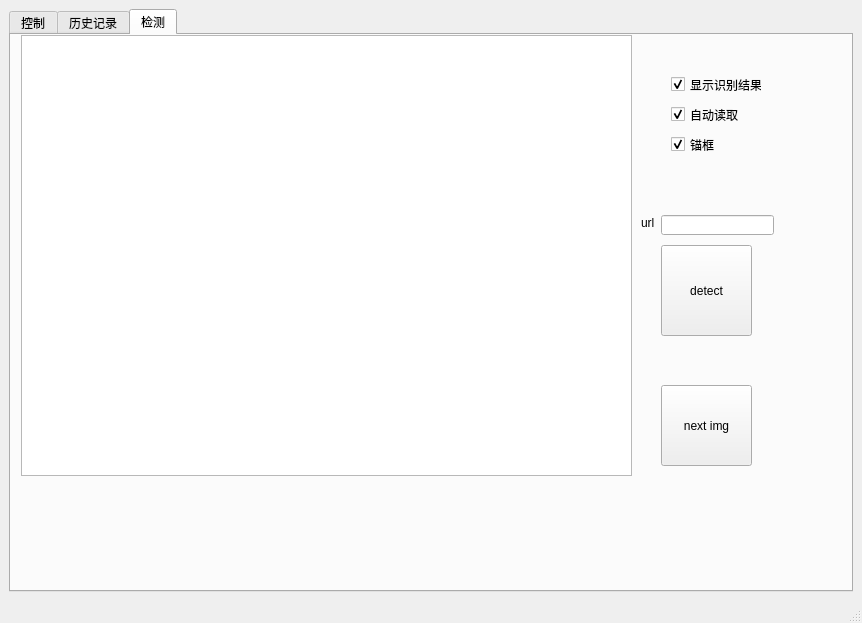
<?xml version="1.0" encoding="UTF-8"?>
<ui version="4.0">
 <class>MainWindow</class>
 <widget class="QMainWindow" name="MainWindow">
  <property name="geometry">
   <rect>
    <x>0</x>
    <y>0</y>
    <width>862</width>
    <height>623</height>
   </rect>
  </property>
  <property name="windowTitle">
   <string>MainWindow</string>
  </property>
  <widget class="QWidget" name="centralwidget">
   <layout class="QHBoxLayout" name="horizontalLayout">
    <item>
     <widget class="QTabWidget" name="tabWidget">
      <property name="currentIndex">
       <number>2</number>
      </property>
      <widget class="QWidget" name="control">
       <attribute name="title">
        <string>控制</string>
       </attribute>
       <widget class="QSlider" name="verticalSlider">
        <property name="geometry">
         <rect>
          <x>650</x>
          <y>130</y>
          <width>31</width>
          <height>301</height>
         </rect>
        </property>
        <property name="orientation">
         <enum>Qt::Vertical</enum>
        </property>
       </widget>
       <widget class="QPushButton" name="pushButton_connect">
        <property name="geometry">
         <rect>
          <x>180</x>
          <y>20</y>
          <width>71</width>
          <height>51</height>
         </rect>
        </property>
        <property name="text">
         <string>connect</string>
        </property>
        <property name="checkable">
         <bool>false</bool>
        </property>
       </widget>
       <widget class="QLabel" name="label_speed">
        <property name="geometry">
         <rect>
          <x>640</x>
          <y>100</y>
          <width>53</width>
          <height>15</height>
         </rect>
        </property>
        <property name="text">
         <string>TextLabel</string>
        </property>
       </widget>
       <widget class="QPushButton" name="pushButton_enable">
        <property name="geometry">
         <rect>
          <x>270</x>
          <y>20</y>
          <width>81</width>
          <height>51</height>
         </rect>
        </property>
        <property name="text">
         <string>Enable</string>
        </property>
        <property name="checkable">
         <bool>false</bool>
        </property>
       </widget>
       <widget class="QPushButton" name="pushButton_right">
        <property name="geometry">
         <rect>
          <x>440</x>
          <y>210</y>
          <width>75</width>
          <height>23</height>
         </rect>
        </property>
        <property name="text">
         <string>right</string>
        </property>
       </widget>
       <widget class="QPushButton" name="pushButton_front">
        <property name="geometry">
         <rect>
          <x>340</x>
          <y>160</y>
          <width>75</width>
          <height>23</height>
         </rect>
        </property>
        <property name="text">
         <string>front</string>
        </property>
       </widget>
       <widget class="QPushButton" name="pushButton_back">
        <property name="geometry">
         <rect>
          <x>340</x>
          <y>270</y>
          <width>75</width>
          <height>23</height>
         </rect>
        </property>
        <property name="text">
         <string>back</string>
        </property>
       </widget>
       <widget class="QPushButton" name="pushButton_left">
        <property name="geometry">
         <rect>
          <x>250</x>
          <y>210</y>
          <width>75</width>
          <height>23</height>
         </rect>
        </property>
        <property name="text">
         <string>left</string>
        </property>
       </widget>
       <widget class="QTableWidget" name="tableWidget_monitor">
        <property name="geometry">
         <rect>
          <x>20</x>
          <y>300</y>
          <width>401</width>
          <height>192</height>
         </rect>
        </property>
        <property name="editTriggers">
         <set>QAbstractItemView::NoEditTriggers</set>
        </property>
        <property name="alternatingRowColors">
         <bool>true</bool>
        </property>
        <property name="selectionBehavior">
         <enum>QAbstractItemView::SelectRows</enum>
        </property>
        <property name="columnCount">
         <number>4</number>
        </property>
        <column>
         <property name="text">
          <string>功能名称</string>
         </property>
        </column>
        <column>
         <property name="text">
          <string>类型</string>
         </property>
        </column>
        <column>
         <property name="text">
          <string>地址</string>
         </property>
        </column>
        <column>
         <property name="text">
          <string>值</string>
         </property>
        </column>
       </widget>
       <widget class="QLineEdit" name="lineEdit_IP">
        <property name="geometry">
         <rect>
          <x>40</x>
          <y>20</y>
          <width>113</width>
          <height>21</height>
         </rect>
        </property>
       </widget>
       <widget class="QLineEdit" name="lineEdit_port">
        <property name="geometry">
         <rect>
          <x>40</x>
          <y>50</y>
          <width>113</width>
          <height>21</height>
         </rect>
        </property>
       </widget>
       <widget class="QLabel" name="label">
        <property name="geometry">
         <rect>
          <x>10</x>
          <y>20</y>
          <width>53</width>
          <height>15</height>
         </rect>
        </property>
        <property name="text">
         <string>IP:</string>
        </property>
       </widget>
       <widget class="QLabel" name="label_2">
        <property name="geometry">
         <rect>
          <x>10</x>
          <y>50</y>
          <width>53</width>
          <height>15</height>
         </rect>
        </property>
        <property name="text">
         <string>Port:</string>
        </property>
       </widget>
      </widget>
      <widget class="QWidget" name="tab">
       <attribute name="title">
        <string>历史记录</string>
       </attribute>
       <widget class="QTableView" name="tableView_logs">
        <property name="geometry">
         <rect>
          <x>5</x>
          <y>11</y>
          <width>781</width>
          <height>501</height>
         </rect>
        </property>
       </widget>
      </widget>
      <widget class="QWidget" name="detect">
       <attribute name="title">
        <string>检测</string>
       </attribute>
       <widget class="QGraphicsView" name="graphicsView">
        <property name="geometry">
         <rect>
          <x>10</x>
          <y>0</y>
          <width>611</width>
          <height>441</height>
         </rect>
        </property>
       </widget>
       <widget class="QPushButton" name="pushButton_detectImg">
        <property name="geometry">
         <rect>
          <x>650</x>
          <y>210</y>
          <width>91</width>
          <height>91</height>
         </rect>
        </property>
        <property name="text">
         <string>detect</string>
        </property>
       </widget>
       <widget class="QCheckBox" name="checkBox_show_ai">
        <property name="geometry">
         <rect>
          <x>660</x>
          <y>40</y>
          <width>91</width>
          <height>19</height>
         </rect>
        </property>
        <property name="text">
         <string>显示识别结果</string>
        </property>
        <property name="checked">
         <bool>true</bool>
        </property>
       </widget>
       <widget class="QCheckBox" name="checkBox_auto_read">
        <property name="geometry">
         <rect>
          <x>660</x>
          <y>70</y>
          <width>91</width>
          <height>19</height>
         </rect>
        </property>
        <property name="text">
         <string>自动读取</string>
        </property>
        <property name="checked">
         <bool>true</bool>
        </property>
       </widget>
       <widget class="QPushButton" name="pushButton_nextImg">
        <property name="geometry">
         <rect>
          <x>650</x>
          <y>350</y>
          <width>91</width>
          <height>81</height>
         </rect>
        </property>
        <property name="text">
         <string>next img</string>
        </property>
       </widget>
       <widget class="QCheckBox" name="checkBox_showAiRect">
        <property name="geometry">
         <rect>
          <x>660</x>
          <y>100</y>
          <width>81</width>
          <height>19</height>
         </rect>
        </property>
        <property name="text">
         <string>锚框</string>
        </property>
        <property name="checked">
         <bool>true</bool>
        </property>
       </widget>
       <widget class="QLineEdit" name="lineEdit_cameraUrl">
        <property name="geometry">
         <rect>
          <x>650</x>
          <y>180</y>
          <width>113</width>
          <height>20</height>
         </rect>
        </property>
       </widget>
       <widget class="QLabel" name="label_3">
        <property name="geometry">
         <rect>
          <x>630</x>
          <y>180</y>
          <width>54</width>
          <height>16</height>
         </rect>
        </property>
        <property name="text">
         <string>url</string>
        </property>
       </widget>
      </widget>
     </widget>
    </item>
   </layout>
  </widget>
  <widget class="QMenuBar" name="menubar">
   <property name="geometry">
    <rect>
     <x>0</x>
     <y>0</y>
     <width>862</width>
     <height>22</height>
    </rect>
   </property>
  </widget>
  <widget class="QStatusBar" name="statusbar"/>
 </widget>
 <resources/>
 <connections/>
</ui>
